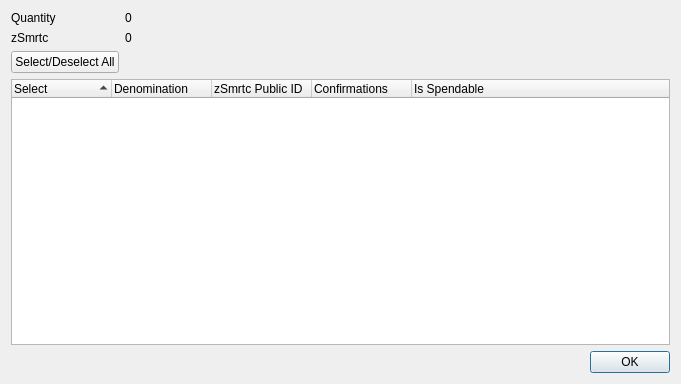
<?xml version="1.0" encoding="UTF-8"?>
<ui version="4.0">
 <class>ZXxxControlDialog</class>
 <widget class="QDialog" name="ZXxxControlDialog">
  <property name="geometry">
   <rect>
    <x>0</x>
    <y>0</y>
    <width>681</width>
    <height>384</height>
   </rect>
  </property>
  <property name="minimumSize">
   <size>
    <width>681</width>
    <height>384</height>
   </size>
  </property>
  <property name="windowTitle">
   <string>Select zSmrtc to Spend</string>
  </property>
  <layout class="QGridLayout" name="gridLayout">
   <item row="0" column="0">
    <layout class="QFormLayout" name="formLayout">
     <property name="sizeConstraint">
      <enum>QLayout::SetDefaultConstraint</enum>
     </property>
     <item row="0" column="0">
      <widget class="QLabel" name="labelQuantity">
       <property name="text">
        <string>Quantity</string>
       </property>
      </widget>
     </item>
     <item row="0" column="1">
      <widget class="QLabel" name="labelQuantity_int">
       <property name="text">
        <string>0</string>
       </property>
      </widget>
     </item>
     <item row="1" column="0">
      <widget class="QLabel" name="labelZXxx">
       <property name="text">
        <string>zSmrtc</string>
       </property>
      </widget>
     </item>
     <item row="1" column="1">
      <widget class="QLabel" name="labelZXxx_int">
       <property name="text">
        <string>0</string>
       </property>
      </widget>
     </item>
     <item row="2" column="0">
      <widget class="QPushButton" name="pushButtonAll">
       <property name="text">
        <string>Select/Deselect All</string>
       </property>
      </widget>
     </item>
    </layout>
   </item>
   <item row="1" column="0">
    <layout class="QVBoxLayout" name="verticalLayout">
     <item>
      <widget class="QTreeWidget" name="treeWidget">
       <property name="minimumSize">
        <size>
         <width>0</width>
         <height>250</height>
        </size>
       </property>
       <property name="alternatingRowColors">
        <bool>true</bool>
       </property>
       <property name="sortingEnabled">
        <bool>true</bool>
       </property>
       <property name="columnCount">
        <number>5</number>
       </property>
       <attribute name="headerDefaultSectionSize">
        <number>100</number>
       </attribute>
       <column>
        <property name="text">
         <string notr="true">Select</string>
        </property>
       </column>
       <column>
        <property name="text">
         <string notr="true">Denomination</string>
        </property>
       </column>
       <column>
        <property name="text">
         <string notr="true">zSmrtc Public ID</string>
        </property>
       </column>
       <column>
        <property name="text">
         <string notr="true">Confirmations</string>
        </property>
       </column>
       <column>
        <property name="text">
         <string>Is Spendable</string>
        </property>
       </column>
      </widget>
     </item>
     <item>
      <widget class="QDialogButtonBox" name="buttonBox">
       <property name="orientation">
        <enum>Qt::Horizontal</enum>
       </property>
       <property name="standardButtons">
        <set>QDialogButtonBox::Ok</set>
       </property>
      </widget>
     </item>
    </layout>
   </item>
  </layout>
 </widget>
 <resources/>
 <connections>
  <connection>
   <sender>buttonBox</sender>
   <signal>accepted()</signal>
   <receiver>ZXxxControlDialog</receiver>
   <slot>accept()</slot>
   <hints>
    <hint type="sourcelabel">
     <x>248</x>
     <y>254</y>
    </hint>
    <hint type="destinationlabel">
     <x>157</x>
     <y>274</y>
    </hint>
   </hints>
  </connection>
  <connection>
   <sender>buttonBox</sender>
   <signal>rejected()</signal>
   <receiver>ZXxxControlDialog</receiver>
   <slot>reject()</slot>
   <hints>
    <hint type="sourcelabel">
     <x>316</x>
     <y>260</y>
    </hint>
    <hint type="destinationlabel">
     <x>286</x>
     <y>274</y>
    </hint>
   </hints>
  </connection>
 </connections>
</ui>
